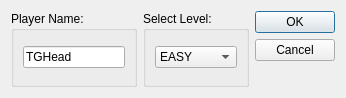
<?xml version="1.0" encoding="UTF-8"?>
<ui version="4.0">
 <class>GameSetting</class>
 <widget class="QDialog" name="GameSetting">
  <property name="geometry">
   <rect>
    <x>0</x>
    <y>0</y>
    <width>346</width>
    <height>98</height>
   </rect>
  </property>
  <property name="windowTitle">
   <string>GameSetting</string>
  </property>
  <layout class="QHBoxLayout" name="horizontalLayout">
   <item>
    <widget class="QGroupBox" name="PlayerNameGroup_">
     <property name="title">
      <string>Player Name:</string>
     </property>
     <layout class="QVBoxLayout" name="verticalLayout">
      <item>
       <widget class="QLineEdit" name="playernameedit_">
        <property name="text">
         <string>TGHead</string>
        </property>
       </widget>
      </item>
     </layout>
    </widget>
   </item>
   <item>
    <widget class="QGroupBox" name="SelectLevelGroup_">
     <property name="title">
      <string>Select Level:</string>
     </property>
     <layout class="QVBoxLayout" name="verticalLayout_2">
      <item>
       <widget class="QComboBox" name="lvlselect_">
        <item>
         <property name="text">
          <string>EASY</string>
         </property>
        </item>
        <item>
         <property name="text">
          <string>NORMAL</string>
         </property>
        </item>
        <item>
         <property name="text">
          <string>HARD</string>
         </property>
        </item>
       </widget>
      </item>
     </layout>
    </widget>
   </item>
   <item>
    <widget class="QDialogButtonBox" name="buttonBox_">
     <property name="orientation">
      <enum>Qt::Vertical</enum>
     </property>
     <property name="standardButtons">
      <set>QDialogButtonBox::Cancel|QDialogButtonBox::Ok</set>
     </property>
    </widget>
   </item>
  </layout>
 </widget>
 <resources/>
 <connections>
  <connection>
   <sender>buttonBox_</sender>
   <signal>rejected()</signal>
   <receiver>GameSetting</receiver>
   <slot>reject()</slot>
   <hints>
    <hint type="sourcelabel">
     <x>316</x>
     <y>260</y>
    </hint>
    <hint type="destinationlabel">
     <x>286</x>
     <y>274</y>
    </hint>
   </hints>
  </connection>
  <connection>
   <sender>buttonBox_</sender>
   <signal>accepted()</signal>
   <receiver>GameSetting</receiver>
   <slot>accept()</slot>
   <hints>
    <hint type="sourcelabel">
     <x>248</x>
     <y>254</y>
    </hint>
    <hint type="destinationlabel">
     <x>157</x>
     <y>274</y>
    </hint>
   </hints>
  </connection>
 </connections>
</ui>
